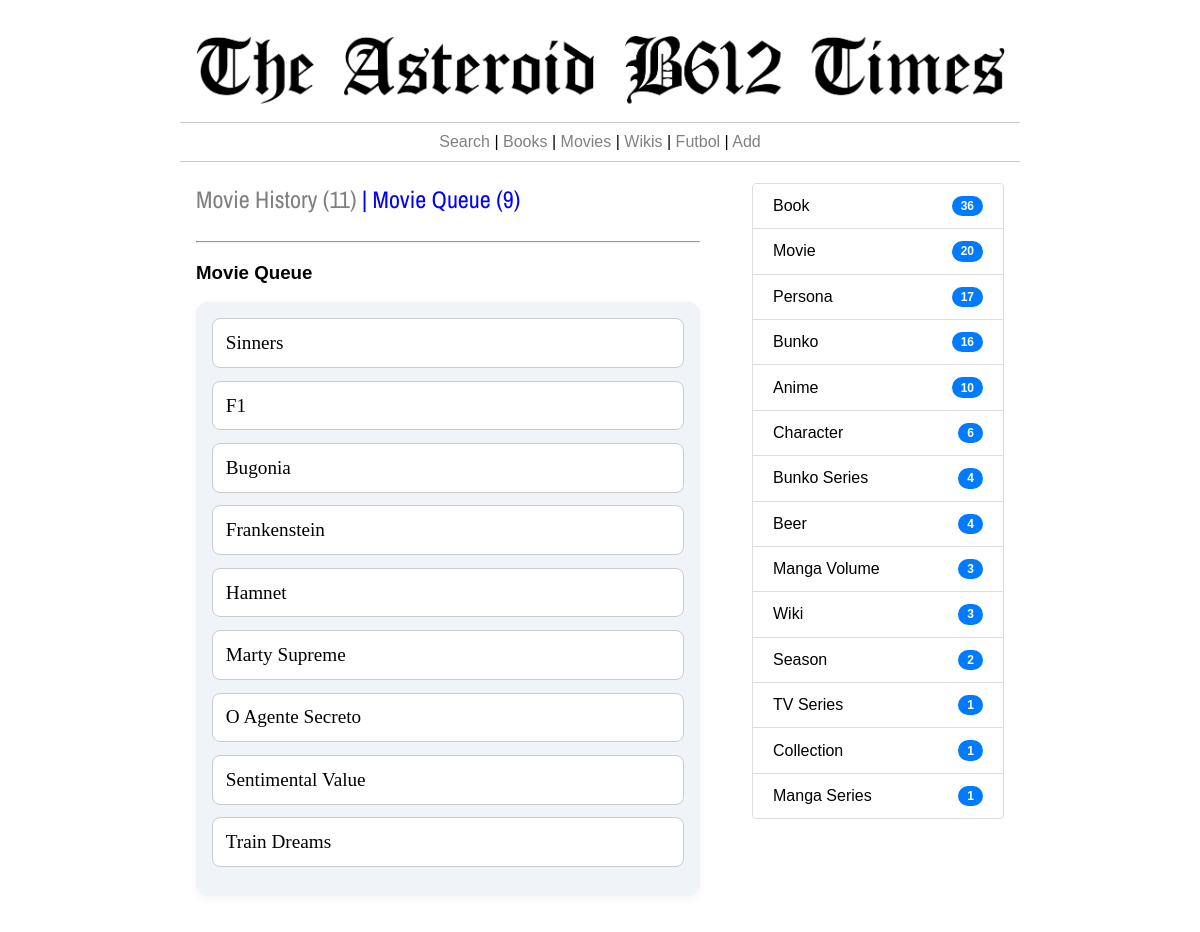
Page /movie-queue/ on the earlier database version.
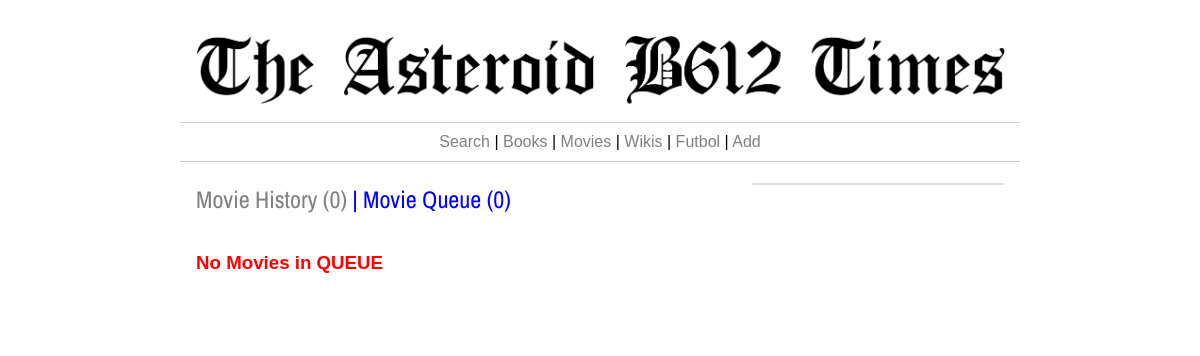
Same page on the later database version.
### thetimes/models.py (models this page shows, shortened)
class Item(models.Model):
    titulo = models.CharField(max_length=255)
    tipo = models.ForeignKey(Category, on_delete=models.CASCADE)
    contenido = models.TextField()
    fecha_creacion = models.DateTimeField()
    fecha_edicion = models.DateTimeField()
    consumido = models.BooleanField(default=False)
    @property
    def credit_links(self):
        if self.tipo.category.lower() in  ['book','movie','album']:
            ncreds = AttrItem.objects.filter(child=self, rel_name__in=['author','illustratror','pseudonym','director','Artist','artist']).count()
            if ncreds > 0:
                creds = AttrItem.objects.filter(child=self, rel_name__in=['author','illustratror','pseudonym','director','Artist','artist'])
                enlaces = ""
                for c in creds:
                    if c.rel_name not in  ['author','director','artist','Artist']:
                        this_c = "(" + c.credito +")"
                    else:
                        this_c = ""
                    enlaces = enlaces + "<a href='/item/"+str(c.item.id)+"' style='text-decoration:none; color:#6F8FAF;'>"+c.item.titulo+this_c+"</a>,&nbsp;"
                clinks = enlaces[:-7]
            else:
                clinks = None
        else:
            clinks = None
        return clinks
    @property
    def periodo(self):
        this_v = ''
        pubyear = 0
        inicios = Atributos.objects.filter(item=self, nombre__in=['pubyear','pubdate','premiere']).count()
        finales = Atributos.objects.filter(item=self, nombre__in=['finale']).count()
        inicio = 0
        fin = 0
        if inicios > 0:
            objeto = Atributos.objects.filter(item=self, nombre__in=['pubyear','pubdate','premiere']).latest('id')
            if objeto.tipo == 'int':
                inicio = int(objeto.entero)
            if objeto.tipo == 'fec':
                inicio = objeto.fecha.year
        if finales > 0:
            objeto = Atributos.objects.filter(item=self, nombre__in=['finale']).latest('id')
            if objeto.tipo == 'int':
                fin  = int(objeto.entero)
            if objeto.tipo == 'fec':
                fin = objeto.fecha.year
        if inicio > 0 and fin >0:
            this_v = f"({inicio}-{fin})"
        if (inicio>0 and fin==0) or (inicio>0 and fin>0 and inicio==fin):
            this_v = f"({inicio})"
        if inicio==0 and fin>0:
            this_v = f"({fin})"
        return this_v

class Category(models.Model):
    category = models.CharField(max_length=255)
    @property
    def nitems(self):
        n_w = Item.objects.filter(tipo = self).count()
        return n_w

### thetimes/views.py (the view)
# urls.py: path('movie-queue/', views.movieQueue, name='movieQueue'),
def movieQueue(request):
	books = sorted(Item.objects.filter(tipo__category='Movie',consumo__item__isnull=True, consumido=False), key=lambda t: t.periodo, reverse=False)
	qbooks = len(books)
	rbooks =  Consumo.objects.filter(item__tipo__category='Movie',fec_fin__isnull=False).count()
	cats = sorted(Category.objects.exclude(id=14),key=lambda t: t.nitems, reverse=True)
	in_progress = Consumo.objects.filter(item__tipo__category='Movie', fec_fin__isnull=True)
	qbooks = qbooks + len(in_progress)
	return render(request,'watch-queue.html',{'now_reading':in_progress,'books':books,'rbooks':rbooks,'qbooks':qbooks,'cats':cats})

### thetimes/templates/watch-queue.html (shortened to what this page needs)
{% extends 'base_times.html' %}
{% load static %}
{% block izquierda %}
  <h2 style="color:blue;"><a href="{% url 'movieHistory' %}" style="text-decoration:none; color:grey; ">Movie History ({{rbooks}})</a> | Movie Queue ({{qbooks}})</h2>
  <br>
  {% if books %}
<hr>
  <h3>Movie Queue</h3>
  <ul class="styled-list">
  {% for b in books %}
    <li>
      <span class="main-item"><a href="{% url 'item' b.id %}" style="text-decoration:none; color:black;">{{b.titulo}} {{b.periodo}}</a></span>
    </li>
  {% endfor %}
  </ul>
  {% else %}
  <h3 style="color:red;">No Movies in QUEUE</h3>
  {% endif %}
{% endblock %}
{% block derecha %}
<ul class="list-group">
    {% for c in cats %}
      {% if c.nitems > 0 %}
        <li class="list-group-item"><a href="{% url 'categoria' c.id %}" style="text-decoration:none; color:black;">{{c.category|capfirst}}</a> <span class="badge badge-pill">{{c.nitems}}</span></li>
      {% endif %}
    {% endfor %}
</ul>
{% endblock %}

Differences in the rows shown:
removed Item: titulo "Sinners"
removed Item: titulo "F1"
removed Item: titulo "Bugonia"
removed Item: titulo "Frankenstein"
removed Item: titulo "Hamnet"
removed Item: titulo "Marty Supreme"
removed Item: titulo "O Agente Secreto"
removed Item: titulo "Sentimental Value"
removed Item: titulo "Train Dreams"
no longer on this page (row unchanged): Category: category "Book", nitems "36"
no longer on this page (row unchanged): Category: category "Movie", nitems "20"
no longer on this page (row unchanged): Category: category "Persona", nitems "17"
no longer on this page (row unchanged): Category: category "Bunko", nitems "16"
no longer on this page (row unchanged): Category: category "Anime", nitems "10"
no longer on this page (row unchanged): Category: category "Character", nitems "6"
no longer on this page (row unchanged): Category: category "Bunko Series", nitems "4"
no longer on this page (row unchanged): Category: category "Beer", nitems "4"
removed Category: category "Manga Volume", nitems "3"
no longer on this page (row unchanged): Category: category "Wiki", nitems "3"
no longer on this page (row unchanged): Category: category "Season", nitems "2"
no longer on this page (row unchanged): Category: category "TV Series", nitems "1"
no longer on this page (row unchanged): Category: category "Collection", nitems "1"
no longer on this page (row unchanged): Category: category "Manga Series", nitems "1"
Other differences:
{{ rbooks }}: "11" → "0"
{{ qbooks }}: "9" → "0"
text no longer shown: "Movie Queue"
text now shown: "No Movies in QUEUE"
